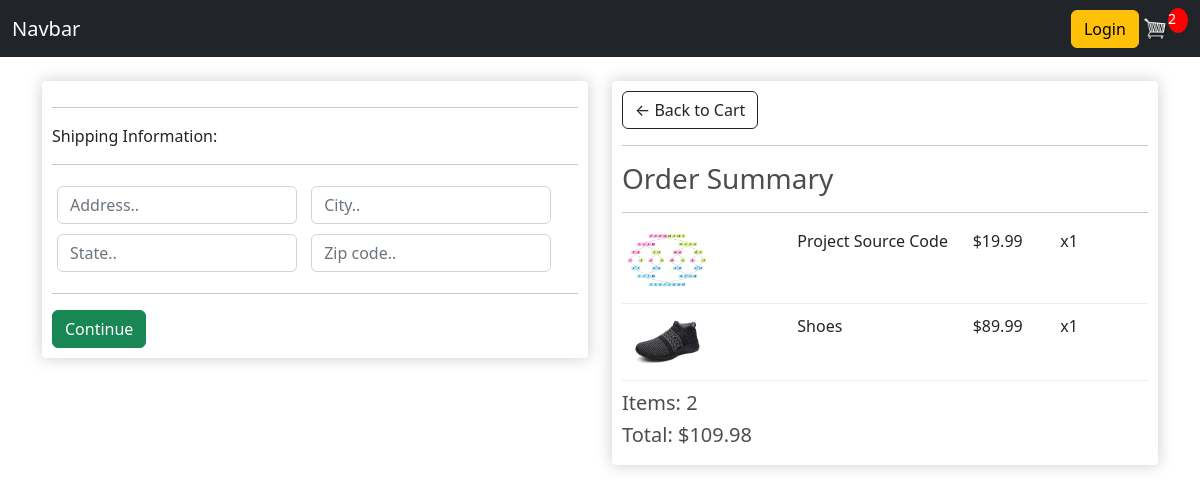
Screenshot of /checkout/ (signed in) with the database file from the repository.
### store/models.py (models this page shows, shortened)
class OrderItem(models.Model):
    product = models.ForeignKey(Product, on_delete=models.SET_NULL, null=True)
    order = models.ForeignKey(Order, on_delete=models.SET_NULL, null=True)
    quantity = models.IntegerField(default=0, null=True, blank=True)
    date_added = models.DateTimeField(auto_now_add=True)
    @property
    def get_total(self):
        total = self.quantity * self.product.price
        return total

class Product(models.Model):
    name = models.CharField(max_length=200)
    price = models.DecimalField(max_digits=7, decimal_places=2)
    digital = models.BooleanField(default=False, null=True, blank=True)
    image = models.ImageField(null=True, blank=True)
    @property
    def imageURL(self):
        try:
            url = self.image.url
        except:
            url = ''
        return url

class Order(models.Model):
    customer = models.ForeignKey(Customer, on_delete=models.SET_NULL, null=True, blank=True)
    date_ordered = models.DateTimeField(auto_now_add=True)
    complete = models.BooleanField(default=False)
    transaction_id = models.CharField(max_length=100, null=True)
    @property
    def shipping(self):
        shipping = False
        orderitems = self.orderitem_set.all()
        for i in orderitems:
            if i.product.digital == False:
                shipping = True
        return shipping
    @property
    def get_cart_total(self):
        orderitems = self.orderitem_set.all()
        total = sum([item.get_total for item in orderitems])
        return total
    @property
    def get_cart_items(self):
        orderitems = self.orderitem_set.all()
        total = sum([item.quantity for item in orderitems])
        return total

### store/views.py (the view)
# urls.py: path('checkout/', views.checkout, name="checkout"),
def checkout(request):
    data = cartData(request)
    cartItems = data['cartItems']
    order = data['order']
    items = data['items']
    context = {'items': items, 'order': order, 'cartItems':cartItems}
    return render(request, 'store/checkout.html', context)

### store/utils.py (called while the page is built)
def cartData(request):
    if request.user.is_authenticated:
        customer = request.user.customer
        order, created = Order.objects.get_or_create(customer=customer, complete=False)
        items = order.orderitem_set.all()
        cartItems = order.get_cart_items
    else:
        cookieData = cookieCart(request)
        cartItems = cookieData['cartItems']
        order = cookieData['order']
        items = cookieData['items']
    return {'cartItems': cartItems, 'order': order, 'items': items}

### store/templates/store/checkout.html (shortened to what this page needs)
{% extends 'store/main.html' %} {% load static %} {% block content %}
<div class="row">
  <div class="col-lg-6">
    <div class="box-element" id="form-wrapper">
      <form id="form">
        <div id="shipping-info">
          <hr />
          <p>Shipping Information:</p>
          <hr />
          <div class="form-field">
            <input
              class="form-control"
              type="text"
              name="address"
              placeholder="Address.."
            />
          </div>
          <div class="form-field">
            <input
              class="form-control"
              type="text"
              name="city"
              placeholder="City.."
            />
          </div>
          <div class="form-field">
            <input
              class="form-control"
              type="text"
              name="state"
              placeholder="State.."
            />
          </div>
          <div class="form-field">
            <input
              class="form-control"
              type="text"
              name="zipcode"
              placeholder="Zip code.."
            />
          </div>
        </div>
        <hr />
        <input
          id="form-button"
          class="btn btn-success btn-block"
          type="submit"
          value="Continue"
        />
      </form>
    </div>
  </div>
  <div class="col-lg-6">
    <div class="box-element">
      <a class="btn btn-outline-dark" href="{% url 'cart' %}"
        >&#x2190; Back to Cart</a
      >
      <hr />
      <h3>Order Summary</h3>
      <hr />
      {% for item in items %}
      <div class="cart-row">
        <div style="flex: 2">
          <img class="row-image" src="{{ item.product.imageURL }}" />
        </div>
        <div style="flex: 2"><p>{{ item.product.name }}</p></div>
        <div style="flex: 1"><p>${{ item.product.price }}</p></div>
        <div style="flex: 1"><p>x{{ item.quantity }}</p></div>
      </div>
      {% endfor %}
      <h5>Items: {{ order.get_cart_items }}</h5>
      <h5>Total: ${{ order.get_cart_total|floatformat:2 }}</h5>
    </div>
  </div>
</div>
{% endblock content %}

### static/css/main.css (style rules this page uses)
body { background-color: hsl(0, 0%, 98%); }
h1, h2, h3, h4, h5, h6 { color: hsl(0, 0%, 30%); }
.box-element { box-shadow: hsl(0, 0%, 80%) 0 0 16px; background-color: #fff; border-radius: 4px; padding: 10px; }
.col-lg-4, .col-lg-6, .col-lg-8, .col-lg-12 { margin-top: 10px; }
.btn { border-radius: 0; }
.row-image { width: 100px; }
.form-field { width: 250px; display: inline-block; padding: 5px; }
.cart-row { display: flex; align-items: flex-stretch; padding-bottom: 10px; margin-bottom: 10px; border-bottom: 1px solid #ececec; }

### rows the page displays
OrderItem: product.imageURL (picture), product.name "Project Source Code", product.price "19.99", quantity "1"
OrderItem: product.imageURL (picture), product.name "Shoes", product.price "89.99", quantity "1"
Order: get_cart_items "2", get_cart_total "109.98"

### other values shown
{{ cartItems }} "2"
